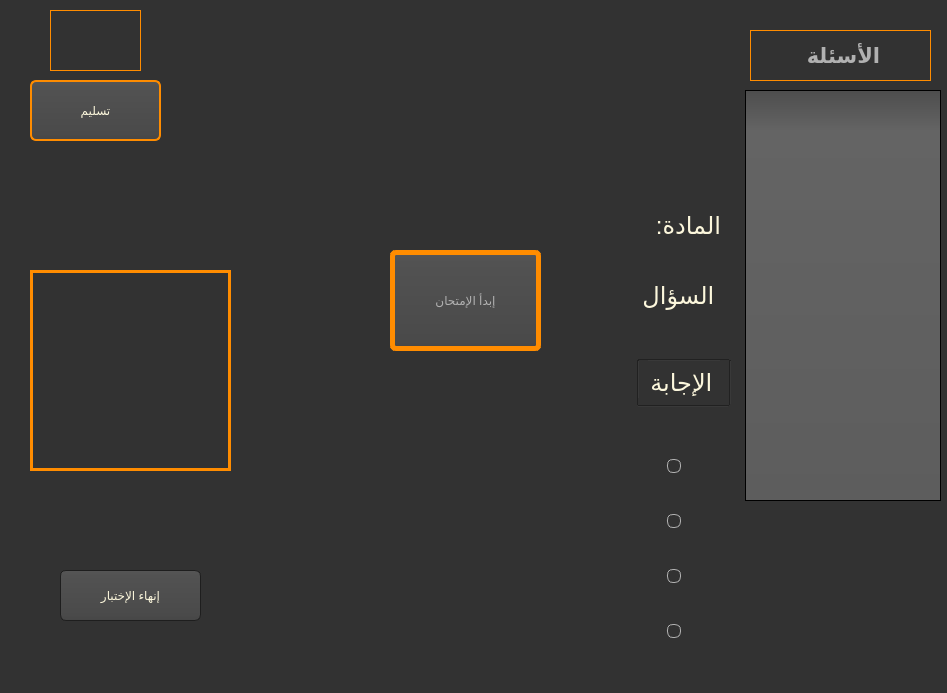
<?xml version="1.0" encoding="UTF-8"?>
<ui version="4.0">
 <class>exam</class>
 <widget class="QMainWindow" name="exam">
  <property name="geometry">
   <rect>
    <x>0</x>
    <y>0</y>
    <width>947</width>
    <height>693</height>
   </rect>
  </property>
  <property name="windowTitle">
   <string>MainWindow</string>
  </property>
  <property name="windowIcon">
   <iconset>
    <normaloff>icons/1490886301-09-examination_82492.ico</normaloff>icons/1490886301-09-examination_82492.ico</iconset>
  </property>
  <property name="layoutDirection">
   <enum>Qt::RightToLeft</enum>
  </property>
  <property name="styleSheet">
   <string notr="true">QToolTip
{
     border: 1px solid black;
     background-color: #ffa02f;
     padding: 1px;
     border-radius: 3px;
     opacity: 100;
}

QWidget
{
    color: #b1b1b1;
    background-color: #323232;
}

QTreeView, QListView
{
    background-color: silver;
    margin-left: 5px;
}

QWidget:item:hover
{
    background-color: QLinearGradient( x1: 0, y1: 0, x2: 0, y2: 1, stop: 0 #ffa02f, stop: 1 #ca0619);
    color: #000000;
}

QWidget:item:selected
{
    background-color: QLinearGradient( x1: 0, y1: 0, x2: 0, y2: 1, stop: 0 #ffa02f, stop: 1 #d7801a);
}

QMenuBar::item
{
    background: transparent;
}

QMenuBar::item:selected
{
    background: transparent;
    border: 1px solid #ffaa00;
}

QMenuBar::item:pressed
{
    background: #444;
    border: 1px solid #000;
    background-color: QLinearGradient(
        x1:0, y1:0,
        x2:0, y2:1,
        stop:1 #212121,
        stop:0.4 #343434/*,
        stop:0.2 #343434,
        stop:0.1 #ffaa00*/
    );
    margin-bottom:-1px;
    padding-bottom:1px;
}

QMenu
{
    border: 1px solid #000;
}

QMenu::item
{
    padding: 2px 20px 2px 20px;
}

QMenu::item:selected
{
    color: #000000;
}

QWidget:disabled
{
    color: #808080;
    background-color: #323232;
}

QAbstractItemView
{
    background-color: QLinearGradient( x1: 0, y1: 0, x2: 0, y2: 1, stop: 0 #4d4d4d, stop: 0.1 #646464, stop: 1 #5d5d5d);
}

QWidget:focus
{
    /*border: 1px solid darkgray;*/
}

QLineEdit
{
    background-color: QLinearGradient( x1: 0, y1: 0, x2: 0, y2: 1, stop: 0 #4d4d4d, stop: 0 #646464, stop: 1 #5d5d5d);
    padding: 1px;
    border-style: solid;
    border: 1px solid #1e1e1e;
    border-radius: 5;
}

QPushButton
{
    color: #b1b1b1;
    background-color: QLinearGradient( x1: 0, y1: 0, x2: 0, y2: 1, stop: 0 #565656, stop: 0.1 #525252, stop: 0.5 #4e4e4e, stop: 0.9 #4a4a4a, stop: 1 #464646);
    border-width: 1px;
    border-color: #1e1e1e;
    border-style: solid;
    border-radius: 6;
    padding: 3px;
    font-size: 12px;
    padding-left: 5px;
    padding-right: 5px;
    min-width: 40px;
}

QPushButton:pressed
{

}

QComboBox
{
    selection-background-color: #ffaa00;
    background-color: QLinearGradient( x1: 0, y1: 0, x2: 0, y2: 1, stop: 0 #565656, stop: 0.1 #525252, stop: 0.5 #4e4e4e, stop: 0.9 #4a4a4a, stop: 1 #464646);
    border-style: solid;
    border: 1px solid #1e1e1e;
    border-radius: 5;
}

QComboBox:hover,QPushButton:hover
{
    border: 2px solid QLinearGradient( x1: 0, y1: 0, x2: 0, y2: 1, stop: 0 #ffa02f, stop: 1 #d7801a);
}


QComboBox:on
{
    padding-top: 3px;
    padding-left: 4px;
    background-color: QLinearGradient( x1: 0, y1: 0, x2: 0, y2: 1, stop: 0 #2d2d2d, stop: 0.1 #2b2b2b, stop: 0.5 #292929, stop: 0.9 #282828, stop: 1 #252525);
    selection-background-color: #ffaa00;
}

QComboBox QAbstractItemView
{
    border: 2px solid darkgray;
    selection-background-color: QLinearGradient( x1: 0, y1: 0, x2: 0, y2: 1, stop: 0 #ffa02f, stop: 1 #d7801a);
}

QComboBox::drop-down
{
     subcontrol-origin: padding;
     subcontrol-position: top right;
     width: 15px;

     border-left-width: 0px;
     border-left-color: darkgray;
     border-left-style: solid; /* just a single line */
     border-top-right-radius: 3px; /* same radius as the QComboBox */
     border-bottom-right-radius: 3px;
 }

QComboBox::down-arrow
{
     image: url(:/dark_orange/img/down_arrow.png);
}

QGroupBox
{
    border: 1px solid darkgray;
    margin-top: 10px;
}

QGroupBox:focus
{
    border: 1px solid darkgray;
}

QTextEdit:focus
{
    border: 1px solid darkgray;
}

QScrollBar:horizontal {
     border: 1px solid #222222;
     background: QLinearGradient( x1: 0, y1: 0, x2: 0, y2: 1, stop: 0.0 #121212, stop: 0.2 #282828, stop: 1 #484848);
     height: 7px;
     margin: 0px 16px 0 16px;
}

QScrollBar::handle:horizontal
{
      background: QLinearGradient( x1: 0, y1: 0, x2: 1, y2: 0, stop: 0 #ffa02f, stop: 0.5 #d7801a, stop: 1 #ffa02f);
      min-height: 20px;
      border-radius: 2px;
}

QScrollBar::add-line:horizontal {
      border: 1px solid #1b1b19;
      border-radius: 2px;
      background: QLinearGradient( x1: 0, y1: 0, x2: 1, y2: 0, stop: 0 #ffa02f, stop: 1 #d7801a);
      width: 14px;
      subcontrol-position: right;
      subcontrol-origin: margin;
}

QScrollBar::sub-line:horizontal {
      border: 1px solid #1b1b19;
      border-radius: 2px;
      background: QLinearGradient( x1: 0, y1: 0, x2: 1, y2: 0, stop: 0 #ffa02f, stop: 1 #d7801a);
      width: 14px;
     subcontrol-position: left;
     subcontrol-origin: margin;
}

QScrollBar::right-arrow:horizontal, QScrollBar::left-arrow:horizontal
{
      border: 1px solid black;
      width: 1px;
      height: 1px;
      background: white;
}

QScrollBar::add-page:horizontal, QScrollBar::sub-page:horizontal
{
      background: none;
}

QScrollBar:vertical
{
      background: QLinearGradient( x1: 0, y1: 0, x2: 1, y2: 0, stop: 0.0 #121212, stop: 0.2 #282828, stop: 1 #484848);
      width: 7px;
      margin: 16px 0 16px 0;
      border: 1px solid #222222;
}

QScrollBar::handle:vertical
{
      background: QLinearGradient( x1: 0, y1: 0, x2: 0, y2: 1, stop: 0 #ffa02f, stop: 0.5 #d7801a, stop: 1 #ffa02f);
      min-height: 20px;
      border-radius: 2px;
}

QScrollBar::add-line:vertical
{
      border: 1px solid #1b1b19;
      border-radius: 2px;
      background: QLinearGradient( x1: 0, y1: 0, x2: 0, y2: 1, stop: 0 #ffa02f, stop: 1 #d7801a);
      height: 14px;
      subcontrol-position: bottom;
      subcontrol-origin: margin;
}

QScrollBar::sub-line:vertical
{
      border: 1px solid #1b1b19;
      border-radius: 2px;
      background: QLinearGradient( x1: 0, y1: 0, x2: 0, y2: 1, stop: 0 #d7801a, stop: 1 #ffa02f);
      height: 14px;
      subcontrol-position: top;
      subcontrol-origin: margin;
}

QScrollBar::up-arrow:vertical, QScrollBar::down-arrow:vertical
{
      border: 1px solid black;
      width: 1px;
      height: 1px;
      background: white;
}


QScrollBar::add-page:vertical, QScrollBar::sub-page:vertical
{
      background: none;
}

QTextEdit
{
    background-color: #242424;
}

QPlainTextEdit
{
    background-color: #242424;
}

QHeaderView::section
{
    background-color: QLinearGradient(x1:0, y1:0, x2:0, y2:1, stop:0 #616161, stop: 0.5 #505050, stop: 0.6 #434343, stop:1 #656565);
    color: white;
    padding-left: 4px;
    border: 1px solid #6c6c6c;
}

QCheckBox:disabled
{
color: #414141;
}

QDockWidget::title
{
    text-align: center;
    spacing: 3px; /* spacing between items in the tool bar */
    background-color: QLinearGradient(x1:0, y1:0, x2:0, y2:1, stop:0 #323232, stop: 0.5 #242424, stop:1 #323232);
}

QDockWidget::close-button, QDockWidget::float-button
{
    text-align: center;
    spacing: 1px; /* spacing between items in the tool bar */
    background-color: QLinearGradient(x1:0, y1:0, x2:0, y2:1, stop:0 #323232, stop: 0.5 #242424, stop:1 #323232);
}

QDockWidget::close-button:hover, QDockWidget::float-button:hover
{
    background: #242424;
}

QDockWidget::close-button:pressed, QDockWidget::float-button:pressed
{
    padding: 1px -1px -1px 1px;
}

QMainWindow::separator
{
    background-color: QLinearGradient(x1:0, y1:0, x2:0, y2:1, stop:0 #161616, stop: 0.5 #151515, stop: 0.6 #212121, stop:1 #343434);
    color: white;
    padding-left: 4px;
    border: 1px solid #4c4c4c;
    spacing: 3px; /* spacing between items in the tool bar */
}

QMainWindow::separator:hover
{

    background-color: QLinearGradient(x1:0, y1:0, x2:0, y2:1, stop:0 #d7801a, stop:0.5 #b56c17 stop:1 #ffa02f);
    color: white;
    padding-left: 4px;
    border: 1px solid #6c6c6c;
    spacing: 3px; /* spacing between items in the tool bar */
}

QToolBar::handle
{
     spacing: 3px; /* spacing between items in the tool bar */
     background: url(:/dark_orange/img/handle.png);
}

QMenu::separator
{
    height: 2px;
    background-color: QLinearGradient(x1:0, y1:0, x2:0, y2:1, stop:0 #161616, stop: 0.5 #151515, stop: 0.6 #212121, stop:1 #343434);
    color: white;
    padding-left: 4px;
    margin-left: 10px;
    margin-right: 5px;
}

QProgressBar
{
    border: 2px solid grey;
    border-radius: 5px;
    text-align: center;
}

QProgressBar::chunk
{
    background-color: #d7801a;
    width: 2.15px;
    margin: 0.5px;
}

QTabBar::tab {
    color: #b1b1b1;
    border: 1px solid #444;
    border-bottom-style: none;
    background-color: #323232;
    padding-left: 10px;
    padding-right: 10px;
    padding-top: 3px;
    padding-bottom: 2px;
    margin-right: -1px;
}

QTabWidget::pane {
    border: 1px solid #444;
    top: 1px;
}

QTabBar::tab:last
{
    margin-right: 0; /* the last selected tab has nothing to overlap with on the right */
    border-top-right-radius: 3px;
}

QTabBar::tab:first:!selected
{
 margin-left: 0px; /* the last selected tab has nothing to overlap with on the right */


    border-top-left-radius: 3px;
}

QTabBar::tab:!selected
{
    color: #b1b1b1;
    border-bottom-style: solid;
    margin-top: 3px;
    background-color: QLinearGradient(x1:0, y1:0, x2:0, y2:1, stop:1 #212121, stop:.4 #343434);
}

QTabBar::tab:selected
{
    border-top-left-radius: 3px;
    border-top-right-radius: 3px;
    margin-bottom: 0px;
}

QTabBar::tab:!selected:hover
{
    /*border-top: 2px solid #ffaa00;
    padding-bottom: 3px;*/
    border-top-left-radius: 3px;
    border-top-right-radius: 3px;
    background-color: QLinearGradient(x1:0, y1:0, x2:0, y2:1, stop:1 #212121, stop:0.4 #343434, stop:0.2 #343434, stop:0.1 #ffaa00);
}

QRadioButton::indicator:checked, QRadioButton::indicator:unchecked{
    color: #b1b1b1;
    background-color: #323232;
    border: 1px solid #b1b1b1;
    border-radius: 6px;
}

QRadioButton::indicator:checked
{
    background-color: qradialgradient(
        cx: 0.5, cy: 0.5,
        fx: 0.5, fy: 0.5,
        radius: 1.0,
        stop: 0.25 #ffaa00,
        stop: 0.3 #323232
    );
}

QCheckBox::indicator{
    color: #b1b1b1;
    background-color: #323232;
    border: 1px solid #b1b1b1;
    width: 9px;
    height: 9px;
}

QRadioButton::indicator
{
    border-radius: 6px;
}

QRadioButton::indicator:hover, QCheckBox::indicator:hover
{
    border: 1px solid #ffaa00;
}

QCheckBox::indicator:checked
{
    image:url(:/dark_orange/img/checkbox.png);
}

QCheckBox::indicator:disabled, QRadioButton::indicator:disabled
{
    border: 1px solid #444;
}


QSlider::groove:horizontal {
    border: 1px solid #3A3939;
    height: 8px;
    background: #201F1F;
    margin: 2px 0;
    border-radius: 2px;
}

QSlider::handle:horizontal {
    background: QLinearGradient( x1: 0, y1: 0, x2: 0, y2: 1,
      stop: 0.0 silver, stop: 0.2 #a8a8a8, stop: 1 #727272);
    border: 1px solid #3A3939;
    width: 14px;
    height: 14px;
    margin: -4px 0;
    border-radius: 2px;
}

QSlider::groove:vertical {
    border: 1px solid #3A3939;
    width: 8px;
    background: #201F1F;
    margin: 0 0px;
    border-radius: 2px;
}

QSlider::handle:vertical {
    background: QLinearGradient( x1: 0, y1: 0, x2: 0, y2: 1, stop: 0.0 silver,
      stop: 0.2 #a8a8a8, stop: 1 #727272);
    border: 1px solid #3A3939;
    width: 14px;
    height: 14px;
    margin: 0 -4px;
    border-radius: 2px;
}

QAbstractSpinBox {
    padding-top: 2px;
    padding-bottom: 2px;
    border: 1px solid darkgray;

    border-radius: 2px;
    min-width: 50px;
}
</string>
  </property>
  <widget class="QWidget" name="centralwidget">
   <widget class="QLabel" name="label">
    <property name="geometry">
     <rect>
      <x>230</x>
      <y>10</y>
      <width>501</width>
      <height>161</height>
     </rect>
    </property>
    <property name="font">
     <font>
      <family>Noto Kufi Arabic</family>
      <pointsize>12</pointsize>
      <weight>75</weight>
      <italic>true</italic>
      <bold>true</bold>
     </font>
    </property>
    <property name="cursor">
     <cursorShape>ArrowCursor</cursorShape>
    </property>
    <property name="text">
     <string/>
    </property>
    <property name="pixmap">
     <pixmap>pannar.jpg</pixmap>
    </property>
    <property name="scaledContents">
     <bool>true</bool>
    </property>
   </widget>
   <widget class="QLabel" name="timer_label">
    <property name="geometry">
     <rect>
      <x>50</x>
      <y>10</y>
      <width>91</width>
      <height>61</height>
     </rect>
    </property>
    <property name="font">
     <font>
      <family>Arial</family>
      <pointsize>16</pointsize>
      <weight>75</weight>
      <italic>true</italic>
      <bold>true</bold>
     </font>
    </property>
    <property name="cursor">
     <cursorShape>ArrowCursor</cursorShape>
    </property>
    <property name="mouseTracking">
     <bool>false</bool>
    </property>
    <property name="styleSheet">
     <string notr="true">QLabel{
	border: 1px  solid #ff8c00;
	background-color: transparent;
	color:  #FCF7DC;
}</string>
    </property>
    <property name="text">
     <string/>
    </property>
    <property name="alignment">
     <set>Qt::AlignCenter</set>
    </property>
   </widget>
   <widget class="QPushButton" name="finish_btn">
    <property name="enabled">
     <bool>true</bool>
    </property>
    <property name="geometry">
     <rect>
      <x>30</x>
      <y>80</y>
      <width>131</width>
      <height>61</height>
     </rect>
    </property>
    <property name="font">
     <font>
      <pointsize>-1</pointsize>
     </font>
    </property>
    <property name="cursor">
     <cursorShape>ArrowCursor</cursorShape>
    </property>
    <property name="styleSheet">
     <string notr="true">
QPushButton{
color:#FCF7DC;
border:2px solid #ff8c00;
}

QPushButton:hover
{
	color:#ff8c00;
	border:2px solid #FCF7DC;

	
}</string>
    </property>
    <property name="text">
     <string>تسليم</string>
    </property>
   </widget>
   <widget class="QLabel" name="q_img">
    <property name="geometry">
     <rect>
      <x>30</x>
      <y>270</y>
      <width>201</width>
      <height>201</height>
     </rect>
    </property>
    <property name="font">
     <font>
      <family>Noto Kufi Arabic</family>
      <pointsize>12</pointsize>
      <weight>75</weight>
      <italic>true</italic>
      <bold>true</bold>
     </font>
    </property>
    <property name="cursor">
     <cursorShape>ArrowCursor</cursorShape>
    </property>
    <property name="styleSheet">
     <string notr="true">QLabel{
	border: 3px solid #ff8c00
}</string>
    </property>
    <property name="text">
     <string/>
    </property>
    <property name="pixmap">
     <pixmap>../IMG/setting.png</pixmap>
    </property>
    <property name="scaledContents">
     <bool>true</bool>
    </property>
   </widget>
   <widget class="QWidget" name="verticalLayoutWidget">
    <property name="geometry">
     <rect>
      <x>340</x>
      <y>430</y>
      <width>341</width>
      <height>240</height>
     </rect>
    </property>
    <property name="font">
     <font>
      <family>Noto Kufi Arabic</family>
      <pointsize>12</pointsize>
      <weight>75</weight>
      <italic>true</italic>
      <bold>true</bold>
     </font>
    </property>
    <property name="cursor">
     <cursorShape>ArrowCursor</cursorShape>
    </property>
    <layout class="QVBoxLayout" name="answer_layout">
     <property name="spacing">
      <number>12</number>
     </property>
     <item>
      <widget class="QRadioButton" name="answer_1">
       <property name="font">
        <font>
         <family>Arial</family>
         <pointsize>14</pointsize>
         <weight>75</weight>
         <italic>true</italic>
         <bold>true</bold>
        </font>
       </property>
       <property name="cursor">
        <cursorShape>ArrowCursor</cursorShape>
       </property>
       <property name="layoutDirection">
        <enum>Qt::RightToLeft</enum>
       </property>
       <property name="text">
        <string/>
       </property>
      </widget>
     </item>
     <item>
      <widget class="QRadioButton" name="answer_2">
       <property name="font">
        <font>
         <family>Arial</family>
         <pointsize>14</pointsize>
         <weight>75</weight>
         <italic>true</italic>
         <bold>true</bold>
        </font>
       </property>
       <property name="cursor">
        <cursorShape>ArrowCursor</cursorShape>
       </property>
       <property name="layoutDirection">
        <enum>Qt::RightToLeft</enum>
       </property>
       <property name="styleSheet">
        <string notr="true">color:#FCF7DC</string>
       </property>
       <property name="text">
        <string/>
       </property>
      </widget>
     </item>
     <item>
      <widget class="QRadioButton" name="answer_3">
       <property name="font">
        <font>
         <family>Arial</family>
         <pointsize>14</pointsize>
         <weight>75</weight>
         <italic>true</italic>
         <bold>true</bold>
        </font>
       </property>
       <property name="cursor">
        <cursorShape>ArrowCursor</cursorShape>
       </property>
       <property name="layoutDirection">
        <enum>Qt::RightToLeft</enum>
       </property>
       <property name="text">
        <string/>
       </property>
      </widget>
     </item>
     <item>
      <widget class="QRadioButton" name="answer_4">
       <property name="font">
        <font>
         <family>Arial</family>
         <pointsize>14</pointsize>
         <weight>75</weight>
         <italic>true</italic>
         <bold>true</bold>
        </font>
       </property>
       <property name="cursor">
        <cursorShape>ArrowCursor</cursorShape>
       </property>
       <property name="layoutDirection">
        <enum>Qt::RightToLeft</enum>
       </property>
       <property name="styleSheet">
        <string notr="true">color:#FCF7DC;</string>
       </property>
       <property name="text">
        <string/>
       </property>
      </widget>
     </item>
    </layout>
   </widget>
   <widget class="QLabel" name="label_6">
    <property name="geometry">
     <rect>
      <x>638</x>
      <y>362</y>
      <width>81</width>
      <height>41</height>
     </rect>
    </property>
    <property name="font">
     <font>
      <family>Arial</family>
      <pointsize>18</pointsize>
     </font>
    </property>
    <property name="cursor">
     <cursorShape>ArrowCursor</cursorShape>
    </property>
    <property name="styleSheet">
     <string notr="true">QLabel{
	color:#FCF7DC;
}</string>
    </property>
    <property name="text">
     <string> الإجابة :</string>
    </property>
   </widget>
   <widget class="QLabel" name="exam_name_label">
    <property name="geometry">
     <rect>
      <x>400</x>
      <y>190</y>
      <width>231</width>
      <height>81</height>
     </rect>
    </property>
    <property name="font">
     <font>
      <family>Arial</family>
      <pointsize>14</pointsize>
      <weight>75</weight>
      <italic>false</italic>
      <bold>true</bold>
     </font>
    </property>
    <property name="cursor">
     <cursorShape>ArrowCursor</cursorShape>
    </property>
    <property name="styleSheet">
     <string notr="true">QLabel{
	border: 0px;
	background-color: transparent;
	background-color: transparent;
	color:  #ff8c00;
}</string>
    </property>
    <property name="text">
     <string/>
    </property>
    <property name="alignment">
     <set>Qt::AlignCenter</set>
    </property>
   </widget>
   <widget class="QPushButton" name="end_exam_btn">
    <property name="geometry">
     <rect>
      <x>60</x>
      <y>570</y>
      <width>141</width>
      <height>51</height>
     </rect>
    </property>
    <property name="font">
     <font>
      <pointsize>-1</pointsize>
     </font>
    </property>
    <property name="cursor">
     <cursorShape>ArrowCursor</cursorShape>
    </property>
    <property name="styleSheet">
     <string notr="true">QPushButton{
color:#FCF7DC;
}

QPushButton:hover
{
	color:#ff8c00;
}</string>
    </property>
    <property name="text">
     <string>إنهاء الإختبار</string>
    </property>
   </widget>
   <widget class="QLabel" name="label_4">
    <property name="geometry">
     <rect>
      <x>640</x>
      <y>250</y>
      <width>81</width>
      <height>91</height>
     </rect>
    </property>
    <property name="font">
     <font>
      <family>Arial</family>
      <pointsize>18</pointsize>
     </font>
    </property>
    <property name="cursor">
     <cursorShape>ArrowCursor</cursorShape>
    </property>
    <property name="layoutDirection">
     <enum>Qt::RightToLeft</enum>
    </property>
    <property name="styleSheet">
     <string notr="true">QLabel{
	color:#FCF7DC;
}</string>
    </property>
    <property name="text">
     <string> السؤال :</string>
    </property>
    <property name="scaledContents">
     <bool>true</bool>
    </property>
   </widget>
   <widget class="QLabel" name="question_label">
    <property name="geometry">
     <rect>
      <x>240</x>
      <y>250</y>
      <width>401</width>
      <height>91</height>
     </rect>
    </property>
    <property name="font">
     <font>
      <family>Arial</family>
      <pointsize>14</pointsize>
      <weight>50</weight>
      <italic>false</italic>
      <bold>false</bold>
      <underline>false</underline>
      <strikeout>false</strikeout>
      <kerning>true</kerning>
     </font>
    </property>
    <property name="cursor">
     <cursorShape>ArrowCursor</cursorShape>
    </property>
    <property name="layoutDirection">
     <enum>Qt::RightToLeft</enum>
    </property>
    <property name="styleSheet">
     <string notr="true">QLabel{
	border: 0px;
	background-color: transparent;
	background-color: transparent;
	color:  #ff8c00;
}</string>
    </property>
    <property name="text">
     <string/>
    </property>
    <property name="scaledContents">
     <bool>true</bool>
    </property>
    <property name="wordWrap">
     <bool>true</bool>
    </property>
   </widget>
   <widget class="Line" name="line">
    <property name="geometry">
     <rect>
      <x>638</x>
      <y>352</y>
      <width>91</width>
      <height>16</height>
     </rect>
    </property>
    <property name="font">
     <font>
      <family>Noto Kufi Arabic</family>
      <pointsize>12</pointsize>
      <weight>75</weight>
      <italic>true</italic>
      <bold>true</bold>
     </font>
    </property>
    <property name="cursor">
     <cursorShape>ArrowCursor</cursorShape>
    </property>
    <property name="orientation">
     <enum>Qt::Horizontal</enum>
    </property>
   </widget>
   <widget class="Line" name="line_2">
    <property name="geometry">
     <rect>
      <x>628</x>
      <y>360</y>
      <width>20</width>
      <height>45</height>
     </rect>
    </property>
    <property name="font">
     <font>
      <family>Noto Kufi Arabic</family>
      <pointsize>12</pointsize>
      <weight>75</weight>
      <italic>true</italic>
      <bold>true</bold>
     </font>
    </property>
    <property name="cursor">
     <cursorShape>ArrowCursor</cursorShape>
    </property>
    <property name="orientation">
     <enum>Qt::Vertical</enum>
    </property>
   </widget>
   <widget class="Line" name="line_3">
    <property name="geometry">
     <rect>
      <x>638</x>
      <y>398</y>
      <width>91</width>
      <height>16</height>
     </rect>
    </property>
    <property name="font">
     <font>
      <family>Noto Kufi Arabic</family>
      <pointsize>12</pointsize>
      <weight>75</weight>
      <italic>true</italic>
      <bold>true</bold>
     </font>
    </property>
    <property name="cursor">
     <cursorShape>ArrowCursor</cursorShape>
    </property>
    <property name="orientation">
     <enum>Qt::Horizontal</enum>
    </property>
   </widget>
   <widget class="Line" name="line_4">
    <property name="geometry">
     <rect>
      <x>720</x>
      <y>360</y>
      <width>20</width>
      <height>45</height>
     </rect>
    </property>
    <property name="font">
     <font>
      <family>Noto Kufi Arabic</family>
      <pointsize>12</pointsize>
      <weight>75</weight>
      <italic>true</italic>
      <bold>true</bold>
     </font>
    </property>
    <property name="cursor">
     <cursorShape>ArrowCursor</cursorShape>
    </property>
    <property name="styleSheet">
     <string notr="true">color:#FCF7DC;</string>
    </property>
    <property name="orientation">
     <enum>Qt::Vertical</enum>
    </property>
   </widget>
   <widget class="QLabel" name="label_2">
    <property name="geometry">
     <rect>
      <x>650</x>
      <y>200</y>
      <width>71</width>
      <height>51</height>
     </rect>
    </property>
    <property name="font">
     <font>
      <family>Arial</family>
      <pointsize>18</pointsize>
     </font>
    </property>
    <property name="styleSheet">
     <string notr="true">QLabel{
	color:#FCF7DC;
}</string>
    </property>
    <property name="text">
     <string>المادة:</string>
    </property>
   </widget>
   <widget class="QPushButton" name="start_exam_btn">
    <property name="geometry">
     <rect>
      <x>390</x>
      <y>250</y>
      <width>151</width>
      <height>101</height>
     </rect>
    </property>
    <property name="font">
     <font>
      <pointsize>-1</pointsize>
     </font>
    </property>
    <property name="styleSheet">
     <string notr="true">QPushButton{
	border: 5px solid #ff8c00
}</string>
    </property>
    <property name="text">
     <string>إبدأ الإمتحان</string>
    </property>
   </widget>
   <widget class="QListWidget" name="skiped_question_listWidget">
    <property name="geometry">
     <rect>
      <x>740</x>
      <y>90</y>
      <width>201</width>
      <height>411</height>
     </rect>
    </property>
   </widget>
   <widget class="QLabel" name="label_3">
    <property name="geometry">
     <rect>
      <x>750</x>
      <y>30</y>
      <width>181</width>
      <height>51</height>
     </rect>
    </property>
    <property name="font">
     <font>
      <family>Arial</family>
      <pointsize>16</pointsize>
      <weight>75</weight>
      <bold>true</bold>
     </font>
    </property>
    <property name="styleSheet">
     <string notr="true">QLabel{
	border: 1px solid #ff8c00
}</string>
    </property>
    <property name="text">
     <string>الأسئلة </string>
    </property>
    <property name="alignment">
     <set>Qt::AlignCenter</set>
    </property>
   </widget>
  </widget>
  <widget class="QMenuBar" name="menubar">
   <property name="geometry">
    <rect>
     <x>0</x>
     <y>0</y>
     <width>947</width>
     <height>21</height>
    </rect>
   </property>
  </widget>
  <widget class="QStatusBar" name="statusbar"/>
 </widget>
 <tabstops>
  <tabstop>answer_1</tabstop>
  <tabstop>answer_3</tabstop>
  <tabstop>answer_4</tabstop>
  <tabstop>finish_btn</tabstop>
 </tabstops>
 <resources/>
 <connections/>
</ui>
